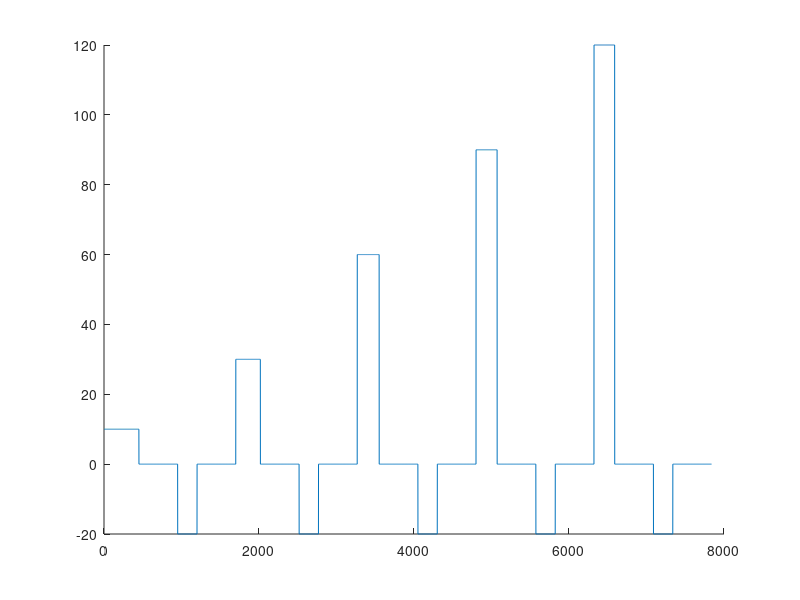

Recreate this plot in MATLAB. (Note: this script raises an error after producing the figure.)
%% generate open loop commands from goal 1st time 
% in mm and ms

close all;
dt = 1; % ms
time_int = 50; % (ms) needs to be inputted to teensy sketch

% riseSpeeds = [5 6 7 8 9]; for slow
riseSpeeds = [10 30 60 90 120];

% continuous velocity of the motors
Av = [];
for speed = riseSpeeds
    Av = [Av speed*ones(1,round(2000/speed + 250)) zeros(1, 500) -20*ones(1,250) zeros(1, 500)];
end

% discretise motor command
Av_disc = [];
for i = 1:time_int:numel(Av)
    Av_disc = [Av_disc Av(i)];
end

figure(1); hold on;
plot(Av);

% create a string to send to microcontroller
output = "M ";
for i = 1:length(Av_disc)
    output = append(output, sprintf('%.0f ' , Av_disc(i)));
end
disp(output);

%% processing recorded data and plotting position date
% open the mocap matlab file first

% close all;
encoder_scale = 30*pi/256; % encoder counts -> mm conversion
mocapFile = en_acc_fast0001; % insert name of mocap .mat file
% mocap data is already in mm

teensyTable = readtable('CoolTerm fast.txt'); % insert name of teensy serial recording txt
mocap_all_data = mocapFile.Trajectories.Labeled.Data; % add (1,:,:) at the end to select which label if there are multiple labeled trajectories
mocap_all_data = mocap_all_data(:,:,1:end-200); % cut off the end if needed

mocapX = squeeze(mocap_all_data(1,1,:));
mocapY = squeeze(mocap_all_data(1,2,:));
mocap1D = sqrt(mocapX.^2 + mocapY.^2);
mocap1D = mocap1D - mocap1D(1); % so it starts at 0
mocapZ = squeeze(mocap_all_data(1,3,:)); % the height (z location)
mocapZ = mocapZ - mocapZ(1); % calibrate start height, add an offset the first time to increase tension (- 220)

teensyArray = table2array(teensyTable);
motor_command = (teensyArray(:, 1));
encoder = encoder_scale*(teensyArray(:, 2));
encoder = -encoder + encoder(1);
teensyFrameRate = (teensyArray(:, 3));

% the number of ms between every data point
mocapSamplingInterval = 1000*1/mocapFile.FrameRate;
teensySamplingInterval = 1000/mean(teensyFrameRate);

% resample at every ms
motor_command = interp1(1:teensySamplingInterval:teensySamplingInterval*numel(motor_command), motor_command, 1:teensySamplingInterval*numel(motor_command)); 
encoder = interp1(1:teensySamplingInterval:teensySamplingInterval*numel(encoder), encoder, 1:teensySamplingInterval*numel(encoder)); 
mocap1D = interp1(1:mocapSamplingInterval:mocapSamplingInterval*numel(mocap1D), mocap1D, 1:mocapSamplingInterval*numel(mocap1D)); 
mocapZ = interp1(1:mocapSamplingInterval:mocapSamplingInterval*numel(mocapZ), mocapZ, 1:mocapSamplingInterval*numel(mocapZ));

% make them same length
encoder = encoder(1:numel(mocapZ));
motor_command = motor_command(1:numel(mocapZ));

set(groot,'defaultLineLineWidth', 1.3)
figure('Renderer', 'painters', 'Position', [10 10 900 500]); hold on;
title("Encoder Accuracy - Position", FontSize=13);
colororder({'black','black'})
yyaxis right
plot(motor_command, 'color', 'black')
ylabel("motor command (pwm)")
yyaxis left
plot(encoder, 'color', [114 147 203]./215)
plot(mocapZ, '-', 'color', [144 103 167]./255);
ylabel("distance (mm)", FontSize=12)
xlabel("t (ms)", FontSize=12);
legend( "encoder count","mocap location", "motor command")
set(gca,'fontsize', 14)

% for plotting the microcontrollers sampling rate:
figure('Renderer', 'painters', 'Position', [10 10 900 300]); hold on;
plot(1:teensySamplingInterval:teensySamplingInterval*numel(teensyFrameRate), teensyFrameRate); % move this to a plot below
xlabel("t (ms)", FontSize=12);
ylim([0 500])
ylabel({'Microcontroller';'Frame Rate (Hz)'});
set(gca,'fontsize', 14)

%% velocity

% data is now all in mm (scale matching with goal) and matched up at start time

% differentiate the position arrays for velocities (m/s as its mm/ms)
mocap1D_vel = diff(mocap1D);
mocapZ_vel = diff_w(mocapZ, 50);
encoder_vel = diff_w(encoder, 50);
encoder_vel = encoder_vel(1:numel(mocapZ_vel));
idx = isnan(mocapZ_vel);
Fit = polyfit(mocapZ_vel(~idx), encoder_vel(~idx),1); 

% % the errors from mocap 1D, mocap Z and each encoder
% error1D = posGoal - mocap1D(1:numel(posGoal));
% errorZ = - mocapZ(1,1:numel(posGoal)); % if its falling, increase both motors commands
% errorEnA = mocapZ(1:numel(posGoal)).*(posGoal - Encoder(1:numel(posGoal)));
% errorEnB = -mocapZ(1:numel(posGoal)).*(posGoal + Encoder2(1:numel(posGoal)));
% % errorEnA = diff(errorEnA);
% % errorEnB = diff(errorEnB);

close all;
figure('Renderer', 'painters', 'Position', [10 10 900 600]); hold on; grid on;
W = 15;
plot(filter(ones(1,W)/W,1,encoder_vel), 'color', [114 147 203]./215)
plot(mocapZ_vel, 'color', [144 103 167]./255)
legend("Encoder velocity", "mocap velocity");
title("Encoder Accuracy - Velocity", FontSize=13);
xlabel("t (ms)", FontSize=12);
ylabel("velocity (m/s)", FontSize=12)
set(gca,'fontsize', 14)

figure('Renderer', 'painters', 'Position', [10 10 900 600]); hold on; grid on;
title("Encoder velocity vs Mocap velocity")
ylabel("encoder velocity (m/s)")
xlabel("mocap velocity (m/s)")
plot(mocapZ_vel, encoder_vel, '.')
plot(min(mocapZ_vel):0.01:max(mocapZ_vel), (min(mocapZ_vel):0.01:max(mocapZ_vel)).*Fit(1)+Fit(2))
legend('',sprintf("Trend line: Y = %.2f X + %.2f", Fit(1), Fit(2)))
set(gca,'fontsize', 14)
